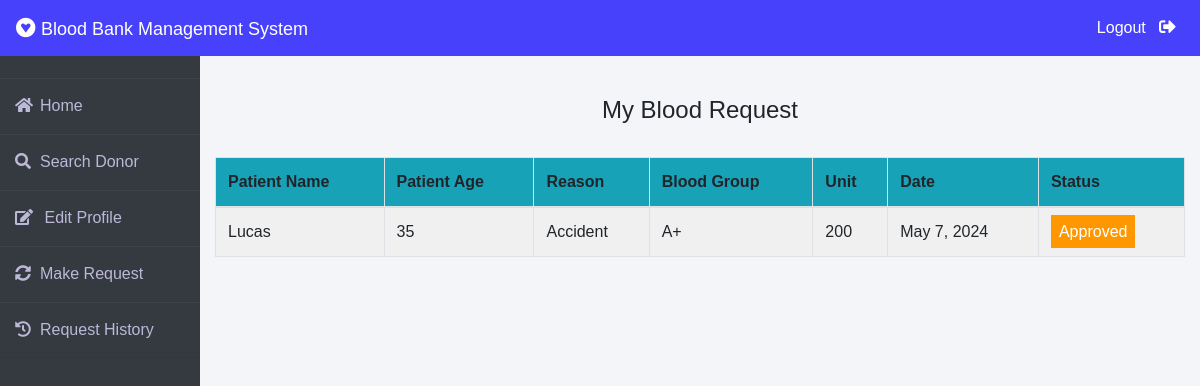
Screenshot of /patient/my-request (signed in) with the database file from the repository.
### blood/models.py (models this page shows, shortened)
class BloodRequest(models.Model):
    request_by_patient=models.ForeignKey(pmodels.Patient,null=True,on_delete=models.CASCADE)
    request_by_donor=models.ForeignKey(dmodels.Donor,null=True,on_delete=models.CASCADE)
    patient_name=models.CharField(max_length=30)
    patient_age=models.PositiveIntegerField()
    reason=models.CharField(max_length=500)
    bloodgroup=models.CharField(max_length=10)
    unit=models.PositiveIntegerField(default=0)
    status=models.CharField(max_length=20,default="Pending")
    date=models.DateField(auto_now=True)

### patient/views.py (the view)
# urls.py: path('my-request', views.my_request_view,name='my-request'),
def my_request_view(request):
    patient= models.Patient.objects.get(user_id=request.user.id)
    blood_request=bmodels.BloodRequest.objects.all().filter(request_by_patient=patient)
    return render(request,'patient/my_request.html',{'blood_request':blood_request})

### templates/patient/my_request.html (shortened to what this page needs)
{% extends 'patient/patientbase.html' %}
{% block content %}
{% load widget_tweaks %}
{%load static%}
<head>
   </head>
<br><br>
<div class="container">
    <H4 class="text-center">My Blood Request</H4><br>
    <table class="table table-light table-hover table-bordered table-striped">
        <thead class="bg-info">
            <tr>
                <th scope="col">Patient Name</th>
                <th scope="col">Patient Age</th>
                <th scope="col">Reason</th>
                <th scope="col">Blood Group</th>
                <th scope="col">Unit</th>
                <th scope="col">Date</th>
                <th scope="col">Status</th>
            </tr>
        </thead>
        <tbody>
            {% for t in blood_request %}
            <tr>
                <td> {{t.patient_name}}</td>
                <td>{{t.patient_age}}</td>
                <td>{{t.reason}}</td>
                <td>{{t.bloodgroup}}</td>
                <td>{{t.unit}}</td>
                <td>{{t.date}}</td>
                {% if t.status == 'Approved' %}
                <td><span class="label warning"> Approved</span></td>
                {% elif t.status == 'Rejected' %}
                <td><span class="label success">Rejected</span></td>
                {% else %}
                <td><span style="color: white;margin-left: 0px;" class="label info">Pending</span></td>
                {% endif %}
            </tr>
            {% endfor %}
        </tbody>
    </table>
</div>
{% endblock content %}

### templates/patient/patientbase.html (style rules this page uses)
* { margin: 0; padding: 0; box-sizing: border-box; list-style: none; text-decoration: none; font-family: 'Josefin Sans', sans-serif; }
body { background-color: #f3f5f9; }

### templates/patient/my_request.html (style rules this page uses)
.label { color: white; padding: 8px; }
.warning { background-color: #ff9800; }

### rows the page displays
BloodRequest: patient_name "Lucas", patient_age "35", reason "Accident", bloodgroup "A+", unit "200", date "May 7, 2024", status "Approved"
